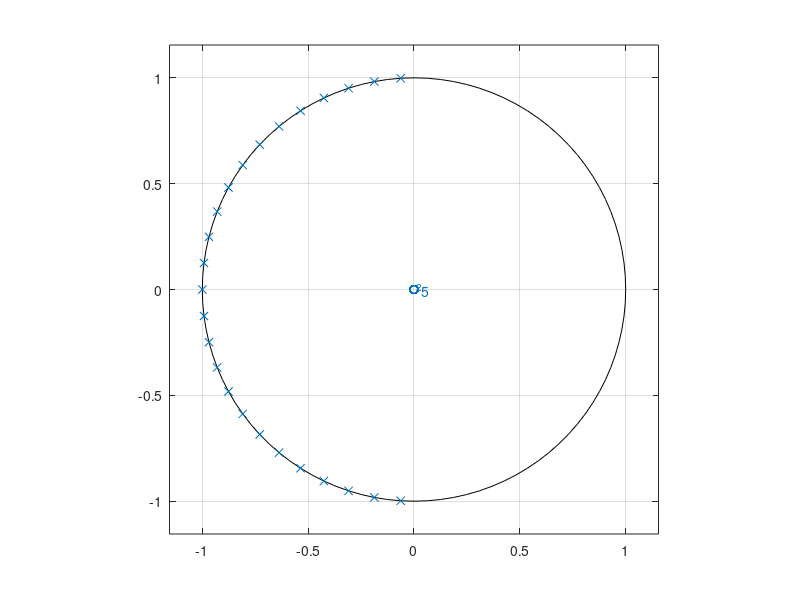

The MATLAB script that drew this image: (Note: this script raises an error after producing the figure.)
%% Polinomio
%h_p = 1/((p+1)*(p^2+p+1));

%% Filtro analogico
% bp = 1;
% wp = 1e3;
% ws = 2e3;
% hO = ws/wp;
% Ap = 3;
% As = 40;
% G0 = 0;

bp = 1;
wp = 2*pi*3.4e3;
ws = 2*pi*4e3;
Ws = ws/wp;
hO = ws/wp;
Ap = 3;
As = 35;
G0 = 0;

% Ordem >= n 
n = ceil((log(10^(0.1*As)-1))/(2*log(Ws)));
% polos do filtro
k = 1:n;
pk = exp(1j*(2*k+n-1)/(2*n)*pi);
ap = poly(pk)
ap = real(ap); % nao vai ter numero real nessa equacao, pois sao complexos conjugados
% [z1,p1,k]=tf2zp(b,a)
%z2 = roots(b);
%p2 = roots(a);


figure(1)
zplane(bp,ap);

figure(2)
ws1 = wp1/wp;
[h, w] = freqs(b, a, logspace(0, 5, 10000));
% [h, w] = freqs(b, a, logspace(-1, 3, 5000));
% [he,we] = freqs(b, a, [0, 1, 2, 10, 100]);
% dbe = 20*log10(abs(he));
hold on
grid on
subplot(211)
semilogx(w*wp, 20*log10(abs(h)));
hold off
% hold on
% semilogx(we, dbe);
% hold off
subplot(212)
semilogx(w*wp, unwrap(angle(h)));

grid on

syms p
Np(p) = poly2sym(bp, p);
Dp(p) = poly2sym(ap, p);
Hp(p) = Np(p)/Dp(p);
pretty(vpa(collect(Hp(p)), 5))

%%
syms s
Hs(s) = collect(subs(Hp(p), s/wp));
[N, D] = numden(Hs(s));
pretty(vpa(Hs(s), 3))

%%
bs = sym2poly(N);
as = sym2poly(D);

an = as(1); % para normalizar
bsn = bs/an; % bs normalizado
asn = as/an; % as normalizado
Hsn(s) = poly2sym(bsn, s)/poly2sym(asn, s);
pretty(vpa(Hsn(s), 5))


%%
%close 1 2
figure(3)
grid on
zplane(bsn, asn)

figure(4)
grid on
subplot(211)
clear h w
[h, w] = freqs(bsn, asn, logspace(1, 4, 1000));
%hold on
semilogx(w, 20*log10(abs(h)));
ylim([-80 10])
grid on
hold on
semilogx([10 wp wp], [-Ap Ap -80], ':r');
semilogx([0 ws ws 10e4], [0 0 -As -As], ':r');
% hold off

subplot(212)
semilogx(w, unwrap(angle(h)));
grid on

%% Filtro telefonia

% wp = 2*pi*3.4e3;
% ws = 2*pi*4e3;
% Ws = ws/wp;
% hO = ws/wp;
% Ap = 3;
% As = 35;
% G0 = 0;

% n = ceil((log(10^(0.1*As)-1))/(2*log(Ws)));
% polos do filtro
% k = 1:n;
% pk = exp(1j*(2*k+n-1)/(2*n)*pi);
% ap = poly(pk)
% ap = real(ap);

